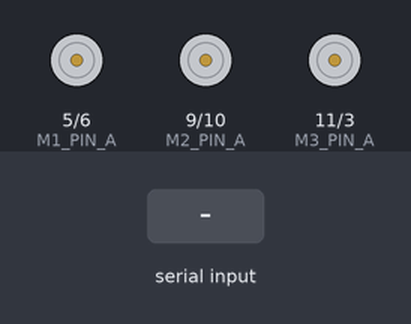
Recording of a sketch running on a simulated Arduino Uno, built with avr-gcc and run on an emulated ATmega328P. Shown: motor-driver pin pairs drawn as motors (green arrow = first pin HIGH = forward, orange = second pin HIGH = backward, longer = more drive). The inputs (shaded band) are chosen by the test bench.

Above: at 1.2 s.
1.3 s: "U" received over Serial
At 2.5 s:
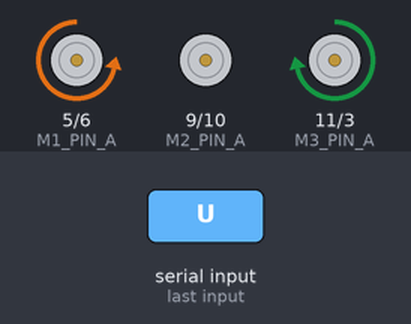
2.8 s: "D" received over Serial
At 3.7 s:
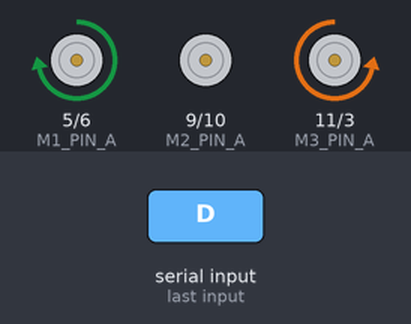
4.3 s: "L" received over Serial
At 4.9 s:
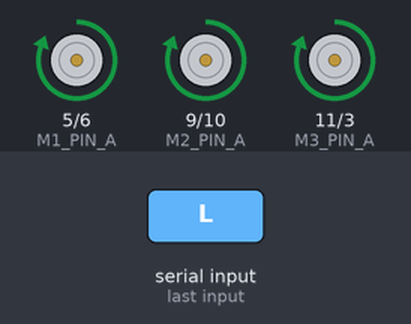
5.8 s: "R" received over Serial
At 7.2 s:
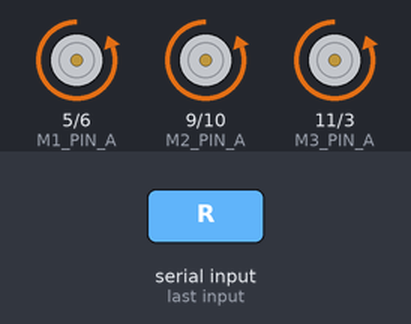
Timing chart, 0 to 8.3 s (numbered marks = the images above; inputs shaded):
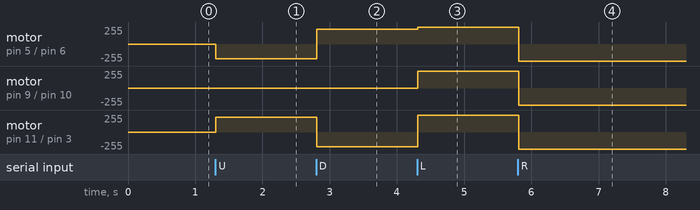

Measured:
- after the input at 1.3 s, motor on pin 5 (M1_PIN_A) / pin 6 (M1_PIN_B): stopped → backward 220/255 at once; motor on pin 11 (M3_PIN_A) / pin 3 (M3_PIN_B): stopped → forward 220/255 at once
- after the input at 2.8 s, motor on pin 5 (M1_PIN_A) / pin 6 (M1_PIN_B): backward 220/255 → forward 220/255 at once; motor on pin 11 (M3_PIN_A) / pin 3 (M3_PIN_B): forward 220/255 → backward 220/255 at once
- after the input at 4.3 s, motor on pin 5 (M1_PIN_A) / pin 6 (M1_PIN_B): forward 220/255 → forward 255/255 at once; motor on pin 9 (M2_PIN_A) / pin 10 (M2_PIN_B): stopped → forward 255/255 at once; motor on pin 11 (M3_PIN_A) / pin 3 (M3_PIN_B): backward 220/255 → forward 255/255 at once
- after the input at 5.8 s, motor on pin 5 (M1_PIN_A) / pin 6 (M1_PIN_B), motor on pin 9 (M2_PIN_A) / pin 10 (M2_PIN_B), motor on pin 11 (M3_PIN_A) / pin 3 (M3_PIN_B): forward 255/255 → backward 255/255 at once

The sketch:

miniloki_Robopad.ino
```cpp
//----------------------------------------------------------------
//-- Loki with ZUM BT-328 basic firmware Robopad v0
//-- (c) BQ. Released under a GPL licencse
//--
//-- 04 / 03 / 2016
//-- Author:  Anita de Prado - ana.deprado@bq.com
//
//-----------------------------------------------------------------
//-----------------------------------------------------------------

#define BQ_ZUM_BLUETOOTH      19200

/* Size of the received data buffer */
#define bufferSize 5


#define M1_PIN_A 5
#define M1_PIN_B 6
#define M2_PIN_A 9
#define M2_PIN_B 10
#define M3_PIN_A 11
#define M3_PIN_B 3

#define minSpeed 30

int motorPin[] = {M1_PIN_A, M1_PIN_B, M2_PIN_A, M2_PIN_B, M3_PIN_A, M3_PIN_B};

/*  A char buffer to storage the received data from the Bluetooth
    Serial */
char dataBuffer[bufferSize];

/* Buffer iterator */
int i = 0;

/* Number of characters availables in the Serial */
int numChar = 0;


void setup() {

  /* Open the Bluetooth Serial and empty it */
  Serial.begin(BQ_ZUM_BLUETOOTH);
  Serial.flush();

  pinMode(M1_PIN_A, OUTPUT);
  pinMode(M1_PIN_B, OUTPUT);
  pinMode(M2_PIN_A, OUTPUT);
  pinMode(M2_PIN_B, OUTPUT);
  pinMode(M3_PIN_A, OUTPUT);
  pinMode(M3_PIN_B, OUTPUT);

}


void loop() {

 /* If there is something in the Bluetooth serial port */
  if (Serial.available() > 0) {

    /* Reset the iterator and clear the buffer */
    i = 0;
    memset(dataBuffer, 0, sizeof(dataBuffer));

    /* Wait for let the buffer fills up. Depends on the length of
       the data, 1 ms for each character more or less */
    delay(bufferSize);

    /* Number of characters availables in the Bluetooth Serial */
    numChar = Serial.available();

    /* Limit the number of characters that will be read from the
       Serial to avoid reading more than the size of the buffer */
    if (numChar > bufferSize) {
          numChar = bufferSize;
    }

    /* Read the Bluetooth Serial and store it in the buffer */
    while (numChar--) {
        dataBuffer[i++] = Serial.read();

        /* As data trickles in from your serial port you are
         grabbing as much as you can, but then when it runs out
         (as it will after a few bytes because the processor is
         much faster than a 9600 baud device) you exit loop, which
         then restarts, and resets i to zero, and someChar to an
         empty array.So please be sure to keep this delay */
        delay(3);
    }

    /* Manage the data */
    checkData(dataBuffer);

  }


//-------------
  // //Read Joystick
  //  int potX = analogRead(A2);
  //  int potY = analogRead(A1);
  //  int potW = analogRead(A3);

  // //-- GLOBAL ROBOT SPEEDS:
  // //---------------------------
  //  float Vx = map(potX, 0, 1023, -255, 255);
  //  float Vy = map(potY, 0, 1023, -255, 255);
  //  float W = map(potW, 0, 1023, -255, 255);


  // //-- MOVE ROBOT
  // //---------------------------
  //  MoveRobot(Vx, Vy, W);


  // delay(300);

}


float GetNorm(float spd1, float spd2, float spd3){

  spd1 = abs(spd1);
  spd2 = abs(spd2);
  spd3 = abs(spd3);

  float _norm = 255;

  _norm = max(_norm, spd1);
  _norm = max(_norm, spd2);
  _norm = max(_norm, spd3);

  return 255/_norm;


}


void MoveMotor(int id, int _speed){

  id*=2;

  if(abs(_speed) < minSpeed){        //No escribimos nunca una velocidad menor que minSpeed

    digitalWrite(motorPin[id], LOW);    //A
    digitalWrite(motorPin[id+1], LOW);  //B

  }else if(_speed > 0){                         //(_speed > minSpeed)

    analogWrite(motorPin[id], int(_speed));     //A
    analogWrite(motorPin[id+1], 0);             //B

  }else{                                        //(_speed < -minSpeed)

    analogWrite(motorPin[id], 0);               //A
    analogWrite(motorPin[id+1], int(-_speed));  //B

  }


}


void MoveRobot(float _Vx, float _Vy, float _W){

  //-- CALCULE MOTOR SPEEDS:
  //---------------------------
   float speed_1 = (- _Vx * sin(PI / 3)) - (_Vy * cos(PI / 3)) + _W;
   float speed_2 =  _Vy + _W;
   float speed_3 = (_Vx * sin(PI / 3)) - (_Vy * cos(PI / 3)) + _W;


   float norm = GetNorm(speed_1,speed_2,speed_3);


  //-- MOVE MOTORS
   MoveMotor(0, speed_1*norm);
   MoveMotor(1, speed_2*norm);
   MoveMotor(2, speed_3*norm);


}


/* Manage the buffer of data */
void checkData(char* data){

   switch(data[0]) {

    /* Line follower mode button pressed */
    case 'I':
      //...
      break;

    /* Light avoider mode button pressed */
    case 'G':
      //...
      break;

    /* Obstacles avoider mode button pressed */
    case 'B':
      //...
      break;

    /* Manual control mode button pressed */
    case 'M':
      //...
      break;

    case'S':
      /* Stop button pressed */
      MoveRobot(0, 0, 0);
      break;

    case 'U':
      /* Up button pressed */
      MoveRobot(255, 0, 0);
      break;

    case 'D':
      /* Down button pressed */
      MoveRobot(-255, 0, 0);
      break;

    case 'L':
      /* Left button pressed */
      MoveRobot(0, 0, 255);
      break;

    case 'R':
      /* Right button pressed */
      MoveRobot(0, 0, -255);
      break;

  }

  /* Empty the Serial */
  Serial.flush();

}
```
